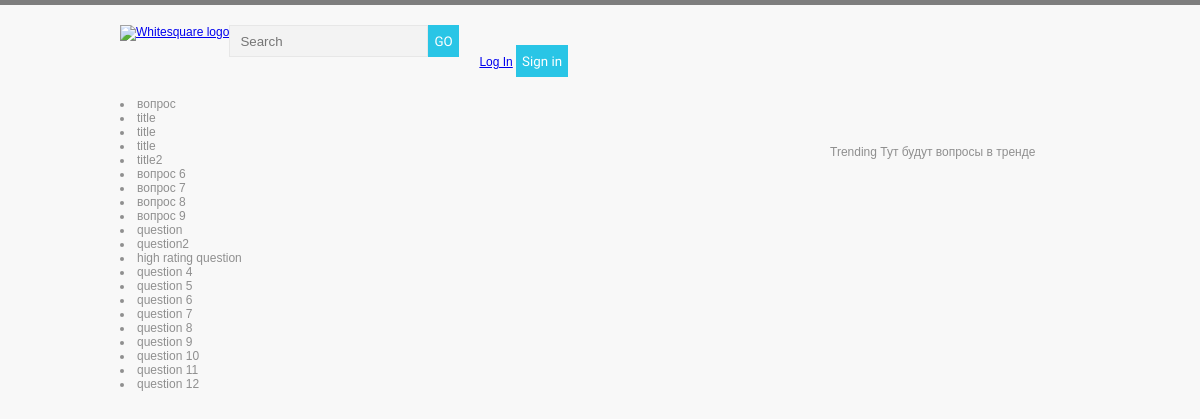
The page / on the database its author committed.
### blog/models.py (models this page shows, shortened)
class Question(models.Model):
    title = models.CharField(max_length=255)
    content = models.TextField(max_length=10000)
    date = models.DateTimeField(auto_now_add=True, blank=True)
    author = models.ForeignKey(CustomUser, on_delete=models.CASCADE)
    tag = models.ForeignKey(Tag, on_delete=models.CASCADE)
    rating = models.IntegerField(default=0)

### users/views.py (the view)
# urls.py: path("", index, name='home'),
def index(request):
    questions = Question.objects.all()
    context = {
        'questions': questions,
    }
    return render(request, 'home.html', context=context)

### templates/home.html (shortened to what this page needs)
{% extends 'base.html' %}
{% block content %}
{% if user.is_authenticated %}
  <p><a href="{% url 'logout' %}">Log Out </a>  <a href="{% url 'user' pk=user.id %}">Your page </a></p>
{% else %}
  <p><a href="{% url 'login' %}">Log In</a> <button onclick="window.location.href = '{% url 'signup' %}';">Sign in</button></p>
{% endif %}
{% for q in  questions  %}
    <li class="list-group-item text-center">{{ q.title }}</li>
{% endfor %}
{% endblock %}
{% block sidebar %}
 Trending
  Тут будут вопросы в тренде
{% endblock %}

### media/css/styles.css (style rules this page uses)
body { color: #8f8f8f; font: 12px Tahoma, sans-serif; background-color: #f8f8f8; border-top: 5px solid #7e7e7e; margin: 0; }
button { color: #fff; background-color: #29c5e6; border: none; height: 32px; font-family: 'Oswald', sans-serif; }
p { margin: 20px 0; }

### rows shown on the page
Question: title "вопрос"
Question: title "title"
Question: title "title"
Question: title "title"
Question: title "title2"
Question: title "вопрос 6"
Question: title "вопрос 7"
Question: title "вопрос 8"
Question: title "вопрос 9"
Question: title "question"
Question: title "question2"
Question: title "high rating question"
Question: title "question 4"
Question: title "question 5"
Question: title "question 6"
Question: title "question 7"
Question: title "question 8"
Question: title "question 9"
Question: title "question 10"
Question: title "question 11"
Question: title "question 12"
